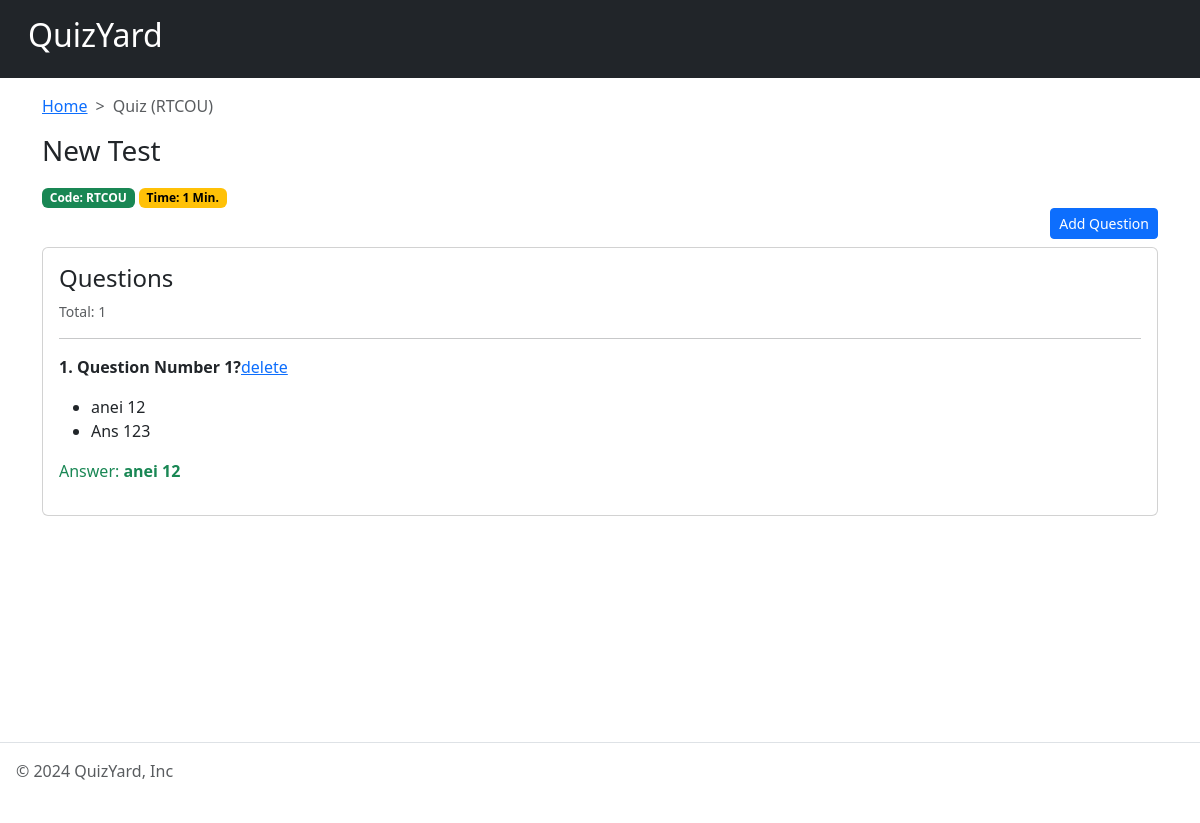
The app's page /dashboard/RTCOU/ with its own data.
### quiz/models.py (models this page shows, shortened)
class Quiz(models.Model):
    title = models.CharField(max_length=75)
    time = models.PositiveIntegerField(help_text="Quiz time in minutes.")
    code = models.CharField(max_length=15, unique=True)
    is_active = models.BooleanField(default=False)
    class Meta:
        db_table = 'quiz'
        verbose_name = 'Quiz'
        verbose_name_plural = 'Quizzes'
        ordering = ['-id']

class Question(models.Model):
    quiz = models.ForeignKey(Quiz, on_delete=models.CASCADE)
    question = models.CharField(max_length=255)
    class Meta:
        db_table = 'question'
        verbose_name = 'Question'
        verbose_name_plural = 'Questions'
        ordering = ['-id']

class Option(models.Model):
    question = models.ForeignKey(Question, on_delete=models.CASCADE)
    value = models.CharField(max_length=100)
    class Meta:
        db_table = 'option'
        verbose_name = 'Option'
        verbose_name_plural = 'Options'
        ordering = ['-id']
    def __str__(self) -> str:
        return self.value

class Answer(models.Model):
    question = models.ForeignKey(Question, on_delete=models.CASCADE)
    answer = models.ForeignKey(Option, on_delete=models.CASCADE)
    class Meta:
        db_table = 'answer'
        verbose_name = "answer"
        verbose_name_plural = "answers"

### dashboard/views.py (the view)
# urls.py: path("<str:code>/", QuizDetailView.as_view(), name="quiz_detail"),
class QuizDetailView(DetailView):
    model = Quiz
    template_name = "dashboard/quiz_detail.html"
    context_object_name = "quiz"
    def get_object(self):
        return Quiz.objects.get(code=self.kwargs['code'])
    def get_context_data(self, **kwargs) -> dict:
        context = super().get_context_data(**kwargs)
        context["questions"] = Question.objects.filter(
            quiz=self.get_object()).prefetch_related(
                'option_set').prefetch_related('answer_set')
        return context

### dashboard/templates/dashboard/quiz_detail.html (shortened to what this page needs)
{% extends "dashboard/base.html" %}
{% block main_content %}
<div class="container">
    <nav style="--bs-breadcrumb-divider: '>';" aria-label="breadcrumb">
        <ol class="breadcrumb my-3">
          <li class="breadcrumb-item"><a href="{% url 'dashboard:home' %}">Home</a></li>
          <li class="breadcrumb-item active">Quiz ({{quiz.code}})</li>
        </ol>
    </nav>
    <h3 class="my-3">{{quiz.title}}</h3>
    <span class="badge text-bg-success">Code: {{quiz.code}}</span>
    <span class="badge text-bg-warning">Time: {{quiz.time}} Min.</span>
    <p class="text-end my-0 py-0"><a href="{% url 'dashboard:question_create' quiz.code %}" class="btn btn-sm btn-primary">Add Question</a></p>
    <div class="card my-2 p-3">
        <h4>Questions</h4>
        <small class="text-muted">Total: {{questions.count}}</small>
        <hr>
        {% for item in questions %}
            <p><strong>{{forloop.counter}}. {{item.question}}</strong><a href="{% url 'dashboard:question_delete' quiz.code item.id %}">delete</a></p>
            <ul>
                {% for option in item.option_set.all %}
                <li>{{option}}</li>
                {% endfor %}
            </ul>
            {% for answer in item.answer_set.all %}
            <p class="text-success">Answer: <strong>{{answer.answer}}</strong></p>
            {% endfor %}
        {% endfor %}
    </div>
</div>
{% endblock main_content %}

### records on screen
Quiz: code "RTCOU", title "New Test", time "1"
Question: question "Question Number 1?"
Option: value "anei 12"
Option: value "Ans 123"
Answer: answer "anei 12"

### other values on screen
{{ questions.count }} "1"
